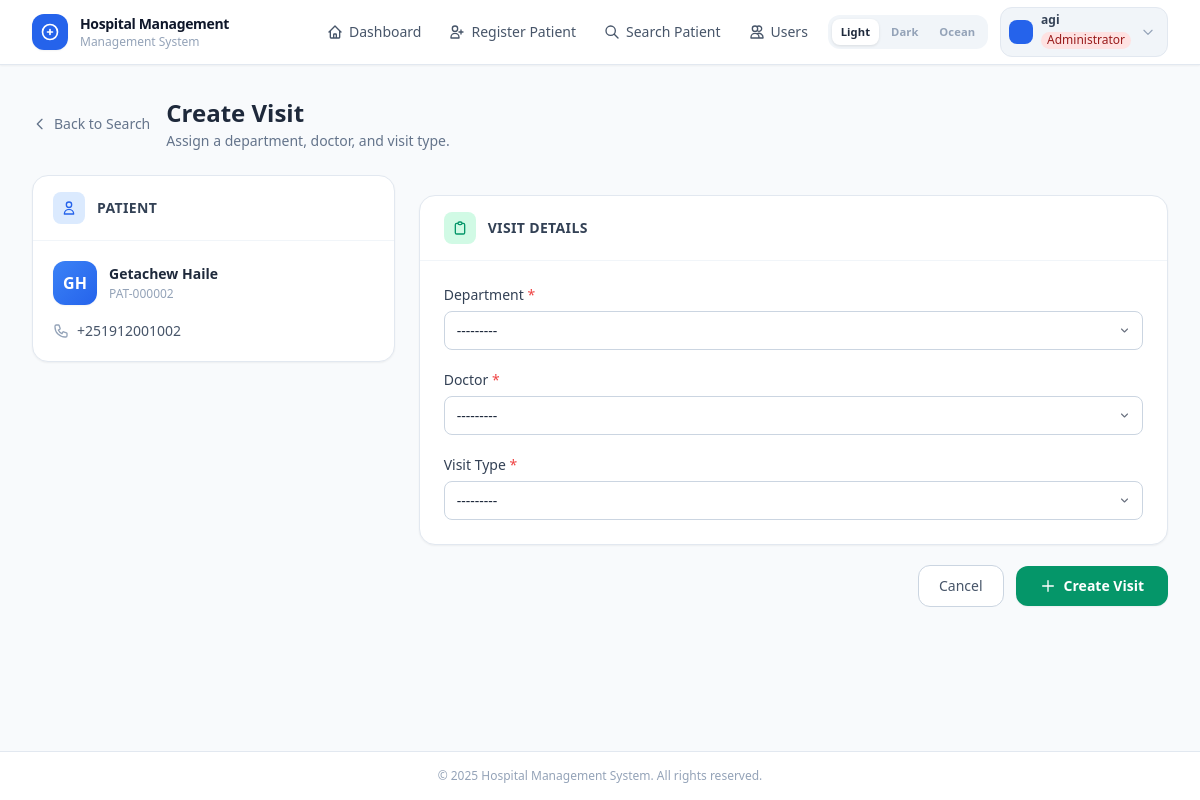
The app's page /create-visit/2/ (signed in) with its own data.
### core/models.py (models this page shows, shortened)
class Patient(models.Model):
    class Sex(models.TextChoices):
        MALE = 'Male', 'Male'
        FEMALE = 'Female', 'Female'
        OTHER = 'Other', 'Other'
    card_number = models.CharField(max_length=20, unique=True, blank=True)
    first_name = models.CharField(max_length=50)
    middle_name = models.CharField(max_length=50, blank=True)
    last_name = models.CharField(max_length=50)
    sex = models.CharField(max_length=10, choices=Sex.choices)
    date_of_birth = models.DateField(null=True, blank=True)
    mobile = models.CharField(max_length=20)
    emergency_contact = models.CharField(max_length=20, blank=True)
    nationality = models.CharField(max_length=50, blank=True)
    region = models.CharField(max_length=50, blank=True)
    city = models.CharField(max_length=50, blank=True)
    subcity = models.CharField(max_length=50, blank=True)
    wereda = models.CharField(max_length=50, blank=True)
    house_no = models.CharField(max_length=20, blank=True)
    occupation = models.CharField(max_length=100, blank=True)
    education = models.CharField(max_length=100, blank=True)
    created_at = models.DateTimeField(auto_now_add=True)
    class Meta:
        ordering = ['-created_at']
        verbose_name = 'Patient'
        verbose_name_plural = 'Patients'
        indexes = [
            models.Index(fields=['last_name', 'first_name']),
            models.Index(fields=['card_number']),
        ]

### core/views.py (the view)
# urls.py: path('create-visit/<int:patient_id>/', views.create_visit, name='create_visit'),
@hms_permission_required('core.add_visit')
def create_visit(request, patient_id):
    patient = get_object_or_404(Patient, id=patient_id)
    if request.method == 'POST':
        form = VisitForm(request.POST)
        if form.is_valid():
            visit = form.save(commit=False)
            visit.patient = patient
            visit.save()
            last_queue = Queue.objects.order_by('-queue_number').first()
            Queue.objects.create(
                visit=visit,
                queue_number=(last_queue.queue_number + 1) if last_queue else 1,
            )
            messages.success(request, 'Visit created. Queue number assigned.')
            return redirect('dashboard')
    else:
        form = VisitForm()
    return render(request, 'create_visit.html', {'patient': patient, 'form': form})

### core/templates/create_visit.html (shortened to what this page needs)
{% extends "base.html" %}
{% block content %}
<div class="mb-6 flex items-center gap-4">
    <a href="/patient-search/" class="flex items-center gap-1.5 text-sm text-slate-500 dark:text-slate-400 hover:text-blue-600 dark:hover:text-blue-400 transition-colors">
        <svg class="w-4 h-4" fill="none" stroke="currentColor" viewBox="0 0 24 24">
            <path stroke-linecap="round" stroke-linejoin="round" stroke-width="2" d="M15 19l-7-7 7-7"/>
        </svg>
        Back to Search
    </a>
    <div>
        <h1 class="text-2xl font-bold text-slate-800 dark:text-slate-100">Create Visit</h1>
        <p class="text-slate-500 dark:text-slate-400 text-sm mt-0.5">Assign a department, doctor, and visit type.</p>
    </div>
</div>
<div class="grid grid-cols-1 lg:grid-cols-3 gap-6">
    <div class="lg:col-span-1">
        <div class="bg-white dark:bg-slate-800 rounded-2xl border border-slate-200 dark:border-slate-700 shadow-sm overflow-hidden sticky top-24">
            <div class="px-5 py-4 border-b border-slate-100 dark:border-slate-700 flex items-center gap-3">
                <div class="w-8 h-8 bg-blue-100 dark:bg-blue-900/40 rounded-lg flex items-center justify-center">
                    <svg class="w-4 h-4 text-blue-600 dark:text-blue-400" fill="none" stroke="currentColor" viewBox="0 0 24 24">
                        <path stroke-linecap="round" stroke-linejoin="round" stroke-width="2"
                              d="M16 7a4 4 0 11-8 0 4 4 0 018 0zM12 14a7 7 0 00-7 7h14a7 7 0 00-7-7z"/>
                    </svg>
                </div>
                <span class="text-sm font-semibold text-slate-700 dark:text-slate-300 uppercase tracking-wide">Patient</span>
            </div>
            <div class="p-5">
                <div class="flex items-center gap-3 mb-4">
                    <div class="w-11 h-11 bg-gradient-to-br from-blue-500 to-blue-600 rounded-xl flex items-center justify-center text-white font-bold text-base shadow-sm flex-shrink-0">
                        {{ patient.first_name|slice:":1" }}{{ patient.last_name|slice:":1" }}
                    </div>
                    <div class="min-w-0">
                        <div class="font-semibold text-slate-800 dark:text-slate-100 text-sm truncate">
                            {{ patient.first_name }} {{ patient.last_name }}
                        </div>
                        <div class="text-slate-400 dark:text-slate-500 text-xs mt-0.5">{{ patient.card_number }}</div>
                    </div>
                </div>
                {% if patient.mobile %}
                <div class="flex items-center gap-2 text-sm text-slate-600 dark:text-slate-400">
                    {{ patient.mobile }}
                </div>
                {% endif %}
            </div>
        </div>
    </div>
    <div class="lg:col-span-2">
        <form method="post" class="space-y-5">
            <div class="bg-white dark:bg-slate-800 rounded-2xl border border-slate-200 dark:border-slate-700 shadow-sm overflow-hidden">
                <div class="px-6 py-4 border-b border-slate-100 dark:border-slate-700 flex items-center gap-3">
                    <div class="w-8 h-8 bg-emerald-100 dark:bg-emerald-900/40 rounded-lg flex items-center justify-center">
                    </div>
                    <h2 class="text-sm font-semibold text-slate-700 dark:text-slate-300 uppercase tracking-wide">Visit Details</h2>
                </div>
                <div class="p-6 space-y-5">
                    <div class="field-wrapper">
                        <label for="id_department" class="block text-sm font-medium text-slate-700 dark:text-slate-300 mb-1.5">
                            Department <span class="text-red-500">*</span>
                        </label>
                        {{ form.department }}
                    </div>
                    <div class="field-wrapper">
                        <label for="id_doctor" class="block text-sm font-medium text-slate-700 dark:text-slate-300 mb-1.5">
                            Doctor <span class="text-red-500">*</span>
                        </label>
                        {{ form.doctor }}
                    </div>
                    <div class="field-wrapper">
                        <label for="id_visit_type" class="block text-sm font-medium text-slate-700 dark:text-slate-300 mb-1.5">
                            Visit Type <span class="text-red-500">*</span>
                        </label>
                        {{ form.visit_type }}
                    </div>
                </div>
            </div>
            <div class="flex items-center justify-end gap-3">
                <a href="/patient-search/"
                   class="px-5 py-2.5 text-sm font-medium text-slate-600 dark:text-slate-300 bg-white dark:bg-slate-700 border border-slate-300 dark:border-slate-600 rounded-xl hover:bg-slate-50 dark:hover:bg-slate-600 transition-colors">
                    Cancel
                </a>
                <button type="submit"
                        class="px-6 py-2.5 text-sm font-semibold text-white bg-emerald-600 rounded-xl hover:bg-emerald-700 active:bg-emerald-800 transition-colors shadow-sm flex items-center gap-2">
                    <svg class="w-4 h-4" fill="none" stroke="currentColor" viewBox="0 0 24 24">
                        <path stroke-linecap="round" stroke-linejoin="round" stroke-width="2" d="M12 4v16m8-8H4"/>
                    </svg>
                    Create Visit
                </button>
            </div>
        </form>
    </div>
</div>
{% endblock %}

### core/templates/base.html (shortened to what this page needs)
<!DOCTYPE html>
<html lang="en">
<head>
    <script src="https://cdn.tailwindcss.com"></script>
</head>
<body class="bg-slate-50 dark:bg-slate-900 min-h-screen flex flex-col antialiased text-slate-800 dark:text-slate-100 transition-colors duration-200">
    <header class="hms-nav bg-white dark:bg-slate-900 border-b border-slate-200 dark:border-slate-700 shadow-sm sticky top-0 z-20 transition-colors duration-200">
        <div class="max-w-7xl mx-auto px-4 sm:px-6 lg:px-8">
            <div class="flex items-center justify-between h-16">
                <a href="/" class="flex items-center gap-3 group">
                    <div class="ocean-logo-wrap w-9 h-9 bg-blue-600 group-hover:bg-blue-700 rounded-xl flex items-center justify-center shadow-sm transition-colors">
                        <svg class="w-5 h-5 text-white" fill="none" stroke="currentColor" viewBox="0 0 24 24">
                            <path stroke-linecap="round" stroke-linejoin="round" stroke-width="2"
                                  d="M12 9v3m0 0v3m0-3h3m-3 0H9m12 0a9 9 0 11-18 0 9 9 0 0118 0z"/>
                        </svg>
                    </div>
                    <div class="leading-tight">
                        <div class="ocean-brand-title text-slate-900 dark:text-slate-100 font-bold text-sm tracking-tight">Hospital Management</div>
                        <div class="ocean-brand-sub text-slate-400 dark:text-slate-500 text-xs">Management System</div>
                    </div>
                </a>
                <div class="flex items-center gap-2">
                    <nav class="hidden md:flex items-center gap-1">
                        <a href="{% url 'dashboard' %}"
                           class="ocean-nav-link flex items-center gap-1.5 px-3 py-2 text-sm font-medium text-slate-600 dark:text-slate-400 hover:text-blue-600 dark:hover:text-blue-400 hover:bg-blue-50 dark:hover:bg-slate-800 rounded-lg transition-colors">
                            <svg class="w-4 h-4" fill="none" stroke="currentColor" viewBox="0 0 24 24">
                                <path stroke-linecap="round" stroke-linejoin="round" stroke-width="2"
                                      d="M3 12l2-2m0 0l7-7 7 7M5 10v10a1 1 0 001 1h3m10-11l2 2m-2-2v10a1 1 0 01-1 1h-3m-6 0a1 1 0 001-1v-4a1 1 0 011-1h2a1 1 0 011 1v4a1 1 0 001 1m-6 0h6"/>
                            </svg>
                            Dashboard
                        </a>
                        {% if perms.core.add_patient %}
                        <a href="{% url 'register_patient' %}"
                           class="ocean-nav-link flex items-center gap-1.5 px-3 py-2 text-sm font-medium text-slate-600 dark:text-slate-400 hover:text-blue-600 dark:hover:text-blue-400 hover:bg-blue-50 dark:hover:bg-slate-800 rounded-lg transition-colors">
                            <svg class="w-4 h-4" fill="none" stroke="currentColor" viewBox="0 0 24 24">
                                <path stroke-linecap="round" stroke-linejoin="round" stroke-width="2"
                                      d="M18 9v3m0 0v3m0-3h3m-3 0h-3m-2-5a4 4 0 11-8 0 4 4 0 018 0zM3 20a6 6 0 0112 0v1H3v-1z"/>
                            </svg>
                            Register Patient
                        </a>
                        {% endif %}
                        {% if perms.core.view_patient %}
                        <a href="{% url 'patient_search' %}"
                           class="ocean-nav-link flex items-center gap-1.5 px-3 py-2 text-sm font-medium text-slate-600 dark:text-slate-400 hover:text-blue-600 dark:hover:text-blue-400 hover:bg-blue-50 dark:hover:bg-slate-800 rounded-lg transition-colors">
                            <svg class="w-4 h-4" fill="none" stroke="currentColor" viewBox="0 0 24 24">
                                <path stroke-linecap="round" stroke-linejoin="round" stroke-width="2"
                                      d="M21 21l-6-6m2-5a7 7 0 11-14 0 7 7 0 0114 0z"/>
                            </svg>
                            Search Patient
                        </a>
                        {% endif %}
                        {% if perms.core.manage_users %}
                        <a href="{% url 'user_list' %}"
                           class="ocean-nav-link flex items-center gap-1.5 px-3 py-2 text-sm font-medium text-slate-600 dark:text-slate-400 hover:text-blue-600 dark:hover:text-blue-400 hover:bg-blue-50 dark:hover:bg-slate-800 rounded-lg transition-colors">
                            <svg class="w-4 h-4" fill="none" stroke="currentColor" viewBox="0 0 24 24">
                                <path stroke-linecap="round" stroke-linejoin="round" stroke-width="2"
                                      d="M12 4.354a4 4 0 110 5.292M15 21H3v-1a6 6 0 0112 0v1zm0 0h6v-1a6 6 0 00-9-5.197M13 7a4 4 0 11-8 0 4 4 0 018 0z"/>
                            </svg>
                            Users
                        </a>
                        {% endif %}
                    </nav>
                    <div id="theme-toggle" aria-label="Switch theme">
                        <button data-theme-btn="light"  onclick="setTheme('light')"  title="Light theme">Light</button>
                        <button data-theme-btn="dark"   onclick="setTheme('dark')"   title="Dark theme">Dark</button>
                        <button data-theme-btn="ocean"  onclick="setTheme('ocean')"  title="Ocean theme">Ocean</button>
                    </div>
                    {% if user.is_authenticated %}
                    <div class="relative ml-1" id="user-menu-wrap">
                        <button id="user-menu-btn" onclick="toggleUserMenu()"
                                class="flex items-center gap-2 pl-2 pr-3 py-1.5 rounded-xl bg-slate-100 dark:bg-slate-800 hover:bg-slate-200 dark:hover:bg-slate-700 transition-colors border border-slate-200 dark:border-slate-700">
                            <div class="w-6 h-6 bg-blue-600 rounded-lg flex items-center justify-center shrink-0">
                            </div>
                            <div class="hidden sm:block text-left">
                                <p class="text-xs font-semibold text-slate-700 dark:text-slate-300 leading-none">{{ user.get_full_name|default:user.username }}</p>
                                {% if user_role_name %}
                                <p class="text-xs {{ user_role_badge }} px-1.5 rounded-full mt-0.5 inline-block leading-snug">{{ user_role_name }}</p>
                                {% endif %}
                            </div>
                            <svg class="w-3.5 h-3.5 text-slate-400 ml-0.5" fill="none" stroke="currentColor" viewBox="0 0 24 24">
                                <path stroke-linecap="round" stroke-linejoin="round" stroke-width="2" d="M19 9l-7 7-7-7"/>
                            </svg>
                        </button>
                    </div>
                    {% else %}
                    <a href="{% url 'login' %}"
                       class="px-4 py-2 rounded-xl bg-blue-600 hover:bg-blue-700 text-white text-sm font-semibold transition-colors">
                        Sign In
                    </a>
                    {% endif %}
                </div>
            </div>
        </div>
    </header>
    <main class="flex-1 max-w-7xl w-full mx-auto px-4 sm:px-6 lg:px-8 py-8">
        {% block content %}{% endblock %}
    </main>
    <footer class="hms-footer bg-white dark:bg-slate-900 border-t border-slate-200 dark:border-slate-700 mt-auto transition-colors duration-200">
        <div class="max-w-7xl mx-auto px-4 sm:px-6 lg:px-8 py-4">
            <p class="text-xs text-slate-400 dark:text-slate-600 text-center">
                &copy; 2025 Hospital Management System. All rights reserved.
            </p>
        </div>
    </footer>
</body>
</html>

### records on screen
Patient: first_name "G", last_name "H", first_name "Getachew", last_name "Haile", card_number "PAT-000002", mobile "+251912001002"

### other values on screen
{{ user.get_full_name|default:user.username }} "agi"
{{ user_role_name }} "Administrator"
